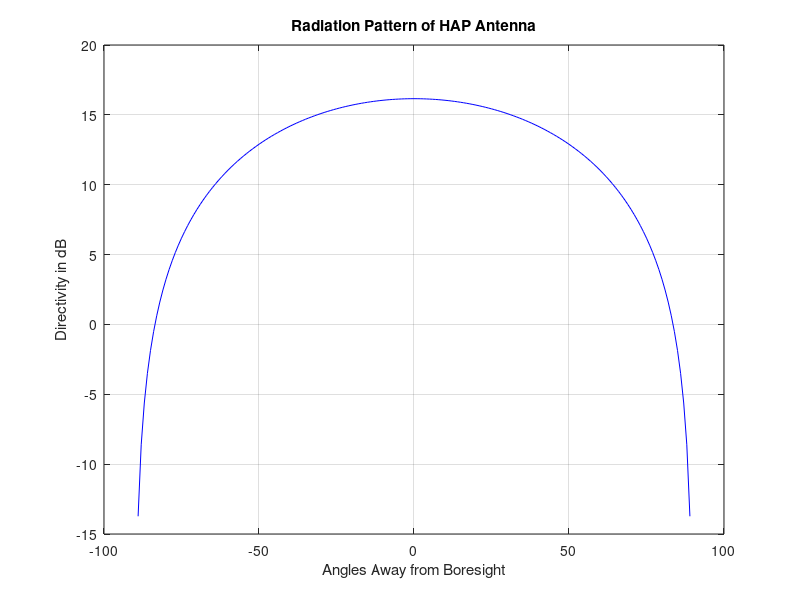
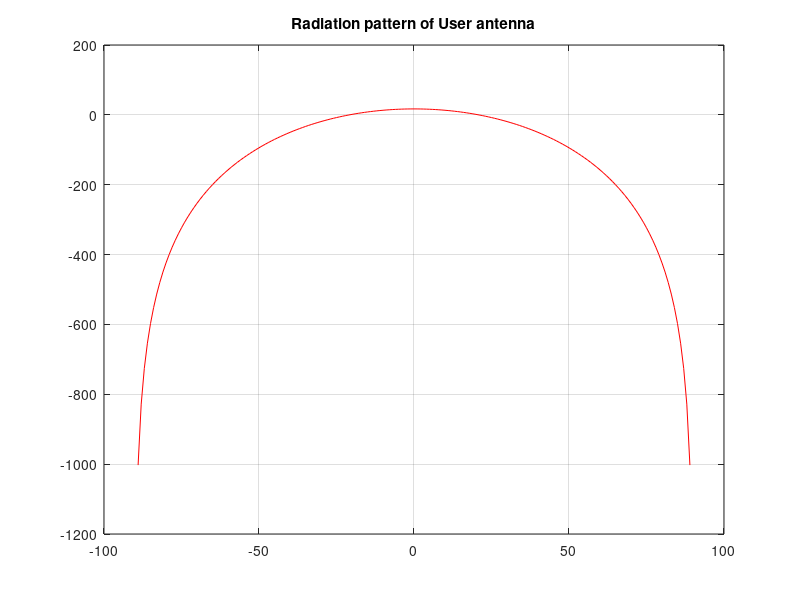

MATLAB code to generate these figures, in order:
% clc;
% close all;
% clear all;
theta=-90:1:90;
effi=0.8;
n_H=1.7;
a=1/n_H;
b=0.5^a;
theta_3db=2*acosd(b);
c=32*log10(2);
D_3db=c/(2*theta_3db^2);                        % for HAP antenna
D_H=effi*D_3db*cosd(theta).^n_H;
D_db_H=50+10*log10(D_H);
figure (1);
plot(theta,D_db_H,'b');
title('Radiation Pattern of HAP Antenna');
xlabel('Angles Away from Boresight');
ylabel('Directivity in dB');
hold on;
grid on;


%% For user antenna


theta=-90:1:90;
n_U=58;
D_bore=18;
D_U=effi*cosd(theta).^n_U;
D_U_db= D_bore+10*log10(D_U);
figure (2);
plot(theta,D_U_db,'r');
title('Radiation pattern of User antenna');
hold on;
grid on;
